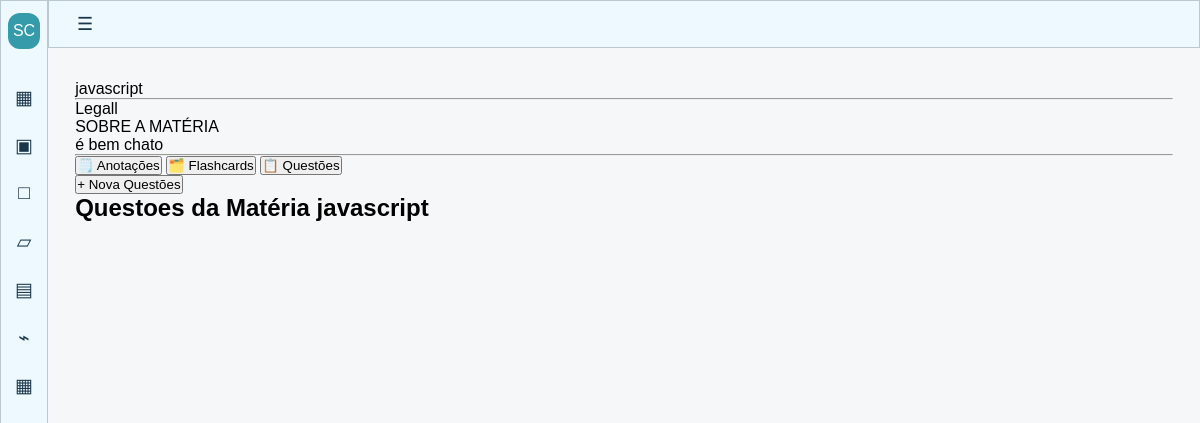
/materia/2, run on the app's committed database.
### simulado_e_cards/models.py (models this page shows)
class Materia(database.Model):
    id = database.Column(database.Integer(), primary_key=True)
    nome_materia = database.Column(database.String(), nullable=False)
    descricao_materia = database.Column(database.Text(40), nullable=False)
    sobre_materia = database.Column(database.Text(), nullable=False)
    anotacoes = database.relationship('Anotacao', backref='materia',cascade='all, delete-orphan')

### simulado_e_cards/routes.py (the view, shortened to what this page needs)
@app.route('/materia/<int:materia_id>', methods=['GET', 'POST'])
def materia(materia_id):
    form_card = FormCard()
    form_questao = FormQuestao()
    form_anotacao = FormAnotacao()
    modal_aberto = None
    card_edicao = None
    materia = Materia.query.get_or_404(materia_id)
    if 'botao_submit_excluir' in request.form:
            card_id = request.form.get('card_id')
            card = Card.query.filter_by(id=card_id, materia_id=materia_id).first()
            database.session.delete(card)
            database.session.commit()
            return redirect(url_for('materia', materia_id=materia_id) + '#flashcards')
    anotacoes = Anotacao.query.filter_by(materia_id=materia_id).all()
    questoes = Questao.query.filter_by(materia_id=materia_id).all()
    cards = Card.query.filter_by(materia_id=materia_id).all()
    return render_template('materia.html', materia=materia, form_anotacao=form_anotacao,form_questao=form_questao, questoes=questoes, form_card=form_card, cards=cards, modal_aberto=modal_aberto, card_edicao=card_edicao, anotacoes=anotacoes)

### simulado_e_cards/templates/materia.html (shortened to what this page needs)
{% extends 'base.html' %}
{% block body %}
<div>
    <div>
        <p>{{ materia.nome_materia }}</p>
        <hr>
        <p>{{ materia.descricao_materia }}</p>
    </div>
    <div>
        <span>SOBRE A MATÉRIA</span>
        <p>{{ materia.sobre_materia }}</p>
    </div>
</div>
<hr>
<nav>
    <button data-aba="anotacoes">
        🗒️ Anotações
    </button>
    <button data-aba="flashcards">
        🗂️ Flashcards
    </button>
    <button class="ativo" data-aba="questoes">
        📋 Questões
    </button>
</nav>
<section id="questoes" class="conteudo ativo">
    <button type="button" commandfor="modal-materia" command="show-modal">
        + Nova Questões
    </button>
    <h2>Questoes da Matéria {{ materia.nome_materia }}</h2>
</section>
{% endblock %}

### simulado_e_cards/static/css/base.css (style rules this page uses)
* { box-sizing: border-box; margin: 0; padding: 0; }
:root { --borda-preto: #222; --bg-preto: #111111b6; }
body { font-family: Arial, sans-serif; background: #f5f7f9; }

### simulado_e_cards/static/css/materia.css (style rules this page uses)
.conteudo { display: none; }
.conteudo.ativo { display: block; }

### simulado_e_cards/static/css/flashcard.css (style rules this page uses)
* { box-sizing: border-box; margin: 0; padding: 0; }
:root { --borda-preto: #222; --bg-preto: #111111b6; }

### data on the page
Materia: nome_materia "javascript", descricao_materia "Legall", sobre_materia "é bem chato"
